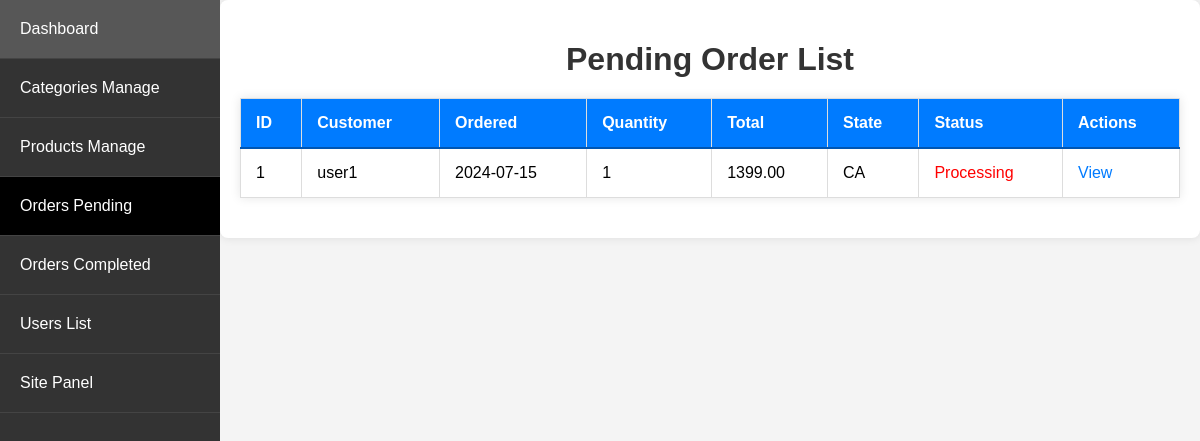
The page /admin_app/admin_app/orders/ (signed in) on the database as committed earlier.
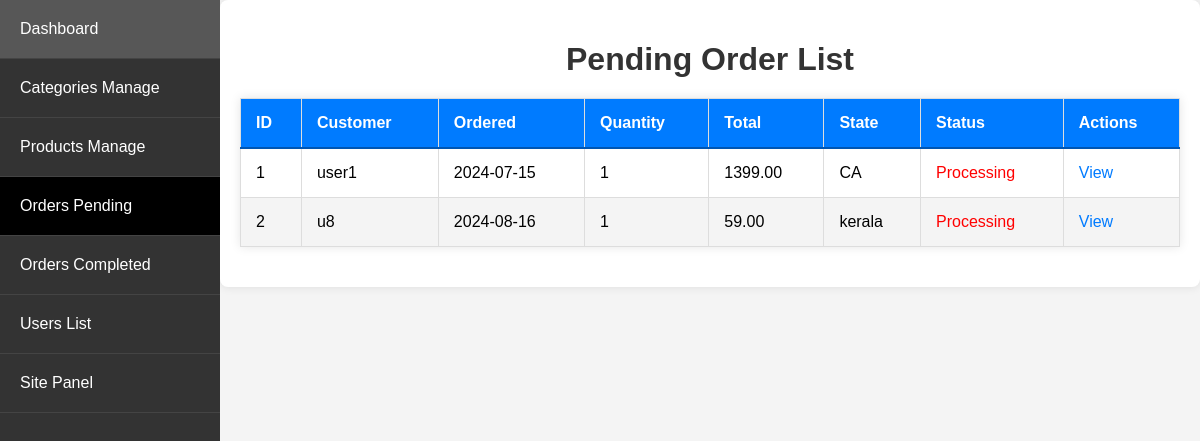
The same page on the database as committed later.
### store/models.py (models this page shows, shortened)
class Order(models.Model):
    STATUS_CHOICES = [
        ('Processing', 'Processing'),
        ('Shipped', 'Shipped'),
        ('Delivered', 'Delivered')
    ]
    customer = models.ForeignKey(Customer, on_delete=models.SET_NULL, null=True, blank=True)
    date_ordered = models.DateTimeField(auto_now_add=True)
    complete = models.BooleanField(default=False)
    transaction_id = models.CharField(max_length=100, null=True)
    status = models.CharField(max_length=20, choices=STATUS_CHOICES, default='Processing')
    processing_time = models.DateTimeField(null=True, blank=True)
    shipped_time = models.DateTimeField(null=True, blank=True)
    delivered_time = models.DateTimeField(null=True, blank=True)
    @property
    def get_cart_total(self):
        orderitems = self.orderitem_set.all()
        total = sum([item.get_total for item in orderitems])
        return total
    @property
    def get_cart_items(self):
        orderitems = self.orderitem_set.all()
        total = sum([item.quantity for item in orderitems])
        return total

class Customer(models.Model):
    user = models.OneToOneField(User, on_delete=models.CASCADE)
    name = models.CharField(max_length=200, null=True)
    contact_number = models.CharField(max_length=12, unique=True, null=True)

class OrderItem(models.Model):
    product = models.ForeignKey(Product, on_delete=models.SET_NULL, null=True)
    order = models.ForeignKey(Order, on_delete=models.SET_NULL, null=True)
    quantity = models.IntegerField(default=0, null=True, blank=True)
    date_added = models.DateTimeField(auto_now_add=True)
    price_at_purchase = models.DecimalField(max_digits=7, decimal_places=2, null=True, blank=True)
    @property
    def get_total(self):
        if self.price_at_purchase is None:
            self.price_at_purchase = self.product.new_price
        return self.price_at_purchase * self.quantity

class ShippingAddress(models.Model):
    customer = models.ForeignKey(Customer, on_delete=models.SET_NULL, null=True)
    order = models.ForeignKey(Order, on_delete=models.SET_NULL, null=True)
    number = models.CharField(max_length=12, null=False, blank=False)
    whatsapp = models.CharField(max_length=12, null=False, blank=False)
    address = models.CharField(max_length=200, null=False)
    city = models.CharField(max_length=200, null=False)
    state = models.CharField(max_length=200, null=False)
    zipcode = models.CharField(max_length=200, null=False)
    date_added = models.DateTimeField(auto_now_add=True)

### admin_app/views.py (the view)
# urls.py: path('admin_app/orders/', views.order_list, name='order_list'),
@login_required
@user_passes_test(is_admin)
def order_list(request):
    orders = Order.objects.filter(Q(complete=True) & ~Q(status='Delivered'))
    orders_with_details = []
    for order in orders:
        shipping_address = ShippingAddress.objects.filter(order=order).first()
        total_quantity = OrderItem.objects.filter(order=order).aggregate(Sum('quantity'))['quantity__sum']
        orders_with_details.append({
            'order': order,
            'state': shipping_address.state if shipping_address else 'N/A',
            'total_quantity': total_quantity or 0
        })
    return render(request, 'admin_app/order_list.html', {'orders_with_details': orders_with_details})

### admin_app/views.py (called while the page is built)
def is_admin(user):
    return user.is_superuser

### store/context_processors.py (called while the page is built)
def menu_link(request): # this function don't wanna call to work, it's defined in setting to work
    links_list = Category.objects.annotate(
        num_products=Count('product', filter=Q(product__active=True, product__stock__gt=0))
    ).filter(num_products__gt=0).order_by('name')  # Add an order_by clause here
    paginator3 = Paginator(links_list, 8)
    try:
        page = int(request.GET.get('page', '1'))
    except:
        page = 1
    try:
        links = paginator3.page(page)
    except (InvalidPage, EmptyPage):
        links = paginator3.page(paginator3.num_pages)
    return dict(links=links)

def cart_data(request):
    data = cartData(request)
    cartItems = data['cartItems']
    return {'cartItems': cartItems}

def wishlist_count(request):
    if request.user.is_authenticated:
        wishlist_count = Wishlist.objects.filter(user=request.user).count()
    else:
        cookie_data = cookieWishlist(request)
        wishlist_count = cookie_data['wishlist_count']
    return {'wishlist_count': wishlist_count}

### admin_app/templates/admin_app/order_list.html (shortened to what this page needs)
{% extends 'admin_app/base_admin.html' %}
{% block content %}
<h1>Pending Order List</h1>
<table>
    <thead>
        <tr>
            <th>ID</th>
            <th>Customer</th>
            <th>Ordered</th>
            <th>Quantity</th>
            <th>Total</th>
            <th>State</th>
            <th>Status</th>
            <th>Actions</th>
        </tr>
    </thead>
    <tbody>
        {% for order_detail in orders_with_details %}
        <tr>
            <td>{{ forloop.counter }}</td>
            <td>{{ order_detail.order.customer.name }}</td>
            <td>{{ order_detail.order.date_ordered|date:"Y-m-d" }}</td>
            <td>{{ order_detail.total_quantity }}</td>
            <td>{{ order_detail.order.get_cart_total }}</td>
            <td>{{ order_detail.state }}</td>
            <td class="{% if order_detail.order.status == 'Processing' %}status-processing{% elif order_detail.order.status == 'Shipped' %}status-shipped{% endif %}">
                {{ order_detail.order.status }}
            </td>
            <td>
                <a href="{% url 'admin_app:order_view' order_detail.order.pk %}">View</a>
            </td>
        </tr>
        {% endfor %}
    </tbody>
</table>
{% endblock %}

Rows that differ between the two databases and show on the page:
now on this page (row edited): Order: order.customer.name "u8", order.date_ordered "2024-08-16", total_quantity "1", order.get_cart_total "59.00", state "kerala", order.status "Processing"
